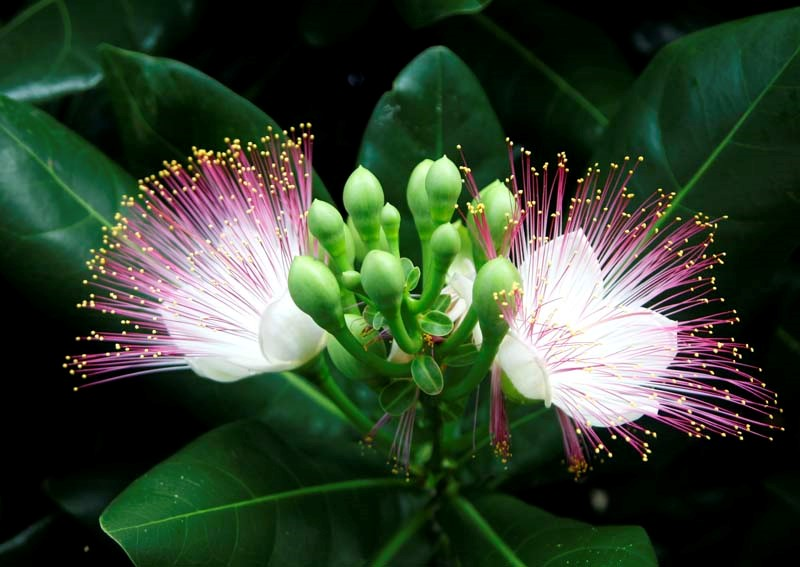
#> input picture asserts/images/flower.jpg, 800 x 567 px
$ python grayscaling.py
#> lines starting #> are read from the running program, lines starting #| are printed output that depends on the picture
### src/__utils__/general.py
import cv2
import pickle


def show_image(image, name='Image'):
    cv2.imshow(name, image)
    cv2.waitKey()
    cv2.destroyAllWindows()


# [10 lines left out: functions pickle_dump_object, pickle_load_object, not called in this run]

### src/grayscaling/grayscaling.py
import cv2
import numpy as np
from __utils__.general import show_image


# [53 lines left out: functions convert_brg2gray, convert_brg2hvs, convert_brg2sub_channel, convert_brg2individual_channel, not called in this run]


def convert_rgb(image, red, green, blue):
    res = blue * image[:, :, 0] + green * image[:, :, 1] + red * image[:, :, 2]
    return res.astype(np.uint8)


if __name__ == '__main__':
    image_path = '../../asserts/images/flower.jpg'
    img = cv2.imread(image_path)
#> img is the input picture: shape (567, 800, 3); mean B, G, R 49, 68.5, 53.3
    luminance_img = convert_rgb(img, 0.299, 0.587, 0.114)
#> in convert_rgb, `res = blue * image[:, :, 0] + green * image[:, :, 1] + red * image[:, ..`:
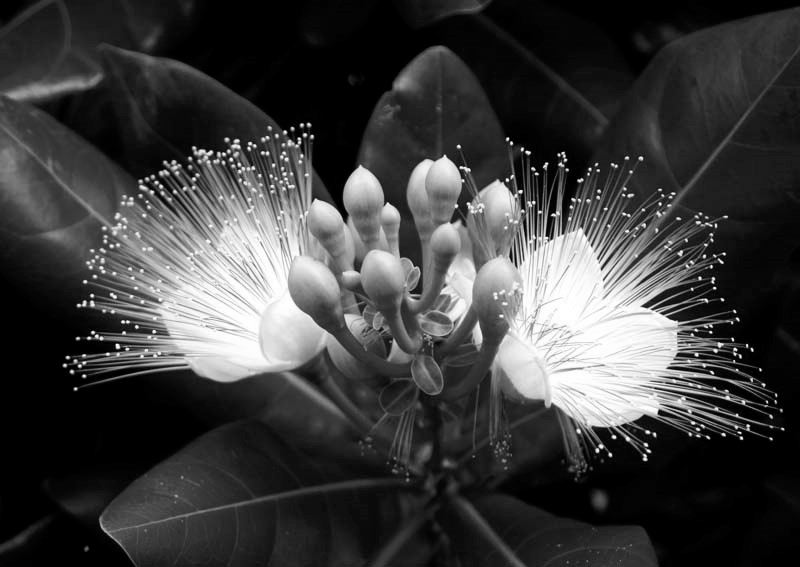
#> res: shape (567, 800) float64; min 0, max 255, mean 61.8
    show_image(luminance_img)

$ run again, with asserts/images/block.jpg copied over asserts/images/flower.jpg
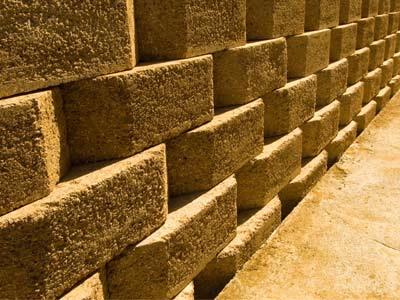
#> input picture asserts/images/block.jpg, 400 x 300 px
#> img is the input picture: shape (300, 400, 3); mean B, G, R 46.6, 101.4, 138.3
#> in convert_rgb, `res = blue * image[:, :, 0] + green * image[:, :, 1] + red * image[:, ..`:
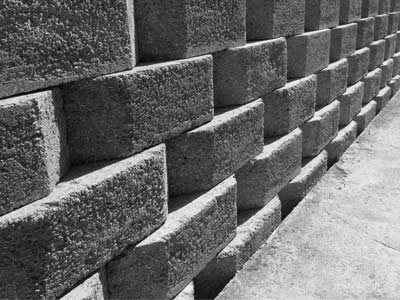
#> res: shape (300, 400) float64; min 2.39, max 247.4, mean 106.2
